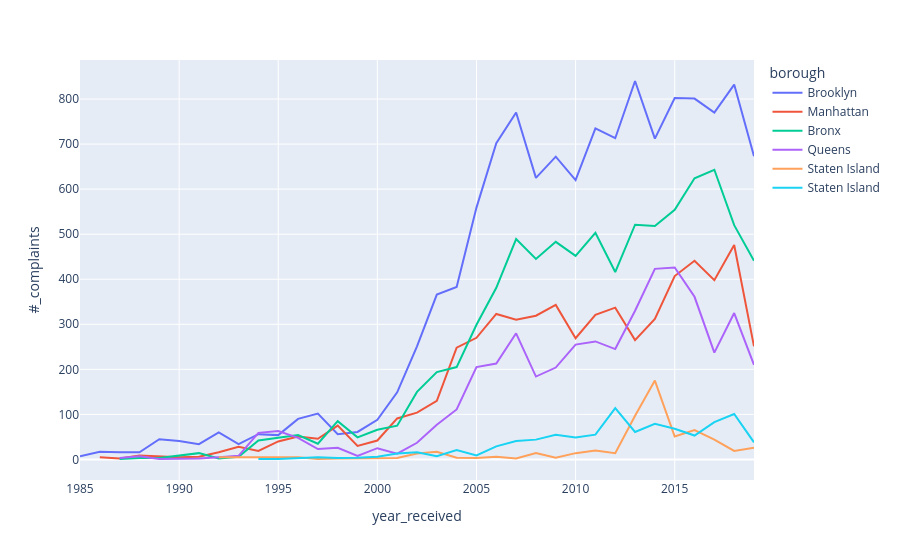

Source (notebook cell):
### Markdown cell above
### Create line plot using plotly
 - using color for boroughs

### Code cell
fig = px.line(year_borough_grp, x="year_received", y="#_complaints", color="borough",
                 )
fig.show()

### Figure 1 — Plotly figure (JSON) as saved in the notebook; plotly's stock layout.template omitted (floating-point values rounded to 4 significant figures)
{"data": [{"hovertemplate": "borough=Brooklyn<br>year_received=%{x}<br>#_complaints=%{y}<extra></extra>", "legendgroup": "Brooklyn", "line": {"color": "#636efa", "dash": "solid"}, "mode": "lines", "name": "Brooklyn", "orientation": "v", "showlegend": true, "type": "scatter", "x": [1985, 1986, 1987, 1988, 1989, 1990, 1991, 1992, 1993, 1994, 1995, 1996, 1997, 1998, 1999, 2000, 2001, 2002, 2003, 2004, 2005, 2006, 2007, 2008, 2009, 2010, 2011, 2012, 2013, 2014, 2015, 2016, 2017, 2018, 2019], "xaxis": "x", "y": [7, 17, 16, 16, 45, 41, 34, 60, 34, 56, 54, 90, 102, 56, 61, 88, 149, 251, 366, 383, 559, 702, 770, 625, 672, 620, 735, 713, 840, 712, 802, 801, 770, 832, 673], "yaxis": "y"}, {"hovertemplate": "borough=Manhattan<br>year_received=%{x}<br>#_complaints=%{y}<extra></extra>", "legendgroup": "Manhattan", "line": {"color": "#EF553B", "dash": "solid"}, "mode": "lines", "name": "Manhattan", "orientation": "v", "showlegend": true, "type": "scatter", "x": [1986, 1987, 1988, 1990, 1991, 1992, 1993, 1994, 1995, 1996, 1997, 1998, 1999, 2000, 2001, 2002, 2003, 2004, 2005, 2006, 2007, 2008, 2009, 2010, 2011, 2012, 2013, 2014, 2015, 2016, 2017, 2018, 2019], "xaxis": "x", "y": [5, 2, 9, 5, 6, 16, 28, 19, 40, 51, 46, 75, 30, 42, 91, 104, 130, 248, 270, 323, 310, 319, 343, 269, 321, 337, 265, 312, 407, 441, 398, 476, 251], "yaxis": "y"}, {"hovertemplate": "borough=Bronx<br>year_received=%{x}<br>#_complaints=%{y}<extra></extra>", "legendgroup": "Bronx", "line": {"color": "#00cc96", "dash": "solid"}, "mode": "lines", "name": "Bronx", "orientation": "v", "showlegend": true, "type": "scatter", "x": [1987, 1988, 1989, 1990, 1991, 1992, 1993, 1994, 1995, 1996, 1997, 1998, 1999, 2000, 2001, 2002, 2003, 2004, 2005, 2006, 2007, 2008, 2009, 2010, 2011, 2012, 2013, 2014, 2015, 2016, 2017, 2018, 2019], "xaxis": "x", "y": [1, 3, 3, 8, 14, 2, 6, 42, 48, 54, 35, 85, 49, 66, 75, 150, 194, 205, 299, 381, 489, 445, 483, 452, 503, 416, 521, 518, 554, 624, 643, 520, 441], "yaxis": "y"}, {"hovertemplate": "borough=Queens<br>year_received=%{x}<br>#_complaints=%{y}<extra></extra>", "legendgroup": "Queens", "line": {"color": "#ab63fa", "dash": "solid"}, "mode": "lines", "name": "Queens", "orientation": "v", "showlegend": true, "type": "scatter", "x": [1987, 1988, 1989, 1991, 1992, 1993, 1994, 1995, 1996, 1997, 1998, 1999, 2000, 2001, 2002, 2003, 2004, 2005, 2006, 2007, 2008, 2009, 2010, 2011, 2012, 2013, 2014, 2015, 2016, 2017, 2018, 2019], "xaxis": "x", "y": [3, 7, 1, 2, 5, 8, 59, 63, 48, 23, 26, 8, 25, 13, 37, 77, 111, 205, 213, 280, 184, 204, 255, 262, 245, 330, 423, 426, 361, 237, 325, 210], "yaxis": "y"}, {"hovertemplate": "borough=Staten Island <br>year_received=%{x}<br>#_complaints=%{y}<extra></extra>", "legendgroup": "Staten Island ", "line": {"color": "#FFA15A", "dash": "solid"}, "mode": "lines", "name": "Staten Island ", "orientation": "v", "showlegend": true, "type": "scatter", "x": [1992, 1996, 1997, 1998, 2001, 2002, 2003, 2004, 2005, 2006, 2007, 2008, 2009, 2010, 2011, 2012, 2013, 2014, 2015, 2016, 2017, 2018, 2019], "xaxis": "x", "y": [5, 5, 1, 2, 3, 13, 17, 4, 3, 6, 2, 14, 4, 14, 20, 14, 97, 175, 51, 65, 44, 19, 26], "yaxis": "y"}, {"hovertemplate": "borough=Staten Island<br>year_received=%{x}<br>#_complaints=%{y}<extra></extra>", "legendgroup": "Staten Island", "line": {"color": "#19d3f3", "dash": "solid"}, "mode": "lines", "name": "Staten Island", "orientation": "v", "showlegend": true, "type": "scatter", "x": [1994, 1995, 1997, 1998, 1999, 2000, 2001, 2002, 2003, 2004, 2005, 2006, 2007, 2008, 2009, 2010, 2011, 2012, 2013, 2014, 2015, 2016, 2017, 2018, 2019], "xaxis": "x", "y": [1, 1, 5, 3, 4, 6, 13, 16, 7, 21, 9, 29, 41, 44, 55, 49, 55, 114, 61, 79, 68, 53, 83, 101, 38], "yaxis": "y"}], "layout": {"legend": {"title": {"text": "borough"}, "tracegroupgap": 0}, "margin": {"t": 60}, "xaxis": {"anchor": "y", "domain": [0, 1], "title": {"text": "year_received"}}, "yaxis": {"anchor": "x", "domain": [0, 1], "title": {"text": "#_complaints"}}}}
